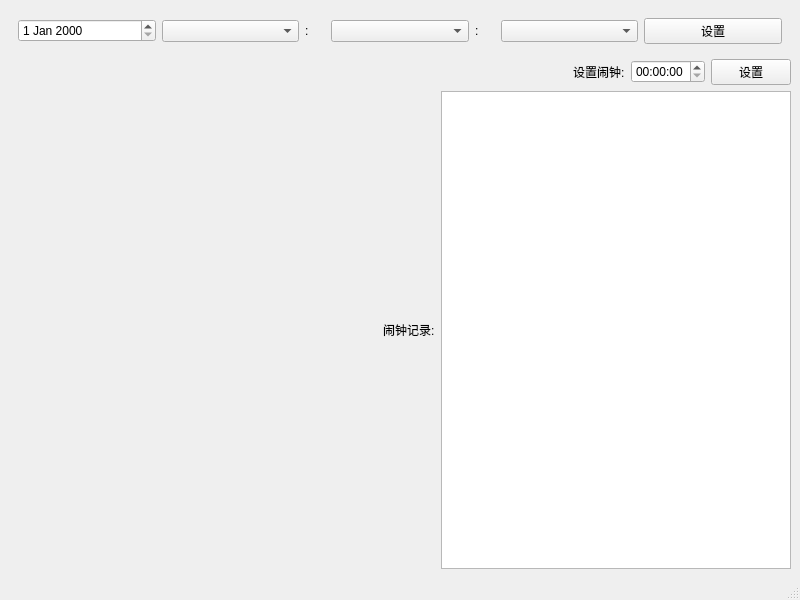
<?xml version="1.0" encoding="UTF-8"?>
<ui version="4.0">
 <class>MainWindow</class>
 <widget class="QMainWindow" name="MainWindow">
  <property name="geometry">
   <rect>
    <x>0</x>
    <y>0</y>
    <width>800</width>
    <height>600</height>
   </rect>
  </property>
  <property name="minimumSize">
   <size>
    <width>0</width>
    <height>0</height>
   </size>
  </property>
  <property name="windowTitle">
   <string>MainWindow</string>
  </property>
  <widget class="QWidget" name="centralwidget">
   <layout class="QVBoxLayout" name="verticalLayout">
    <item>
     <widget class="QWidget" name="widget" native="true">
      <layout class="QHBoxLayout" name="horizontalLayout">
       <item>
        <widget class="QDateEdit" name="dateEdit"/>
       </item>
       <item>
        <widget class="QComboBox" name="comboBox"/>
       </item>
       <item>
        <widget class="QLabel" name="label">
         <property name="maximumSize">
          <size>
           <width>20</width>
           <height>16777215</height>
          </size>
         </property>
         <property name="text">
          <string>:</string>
         </property>
        </widget>
       </item>
       <item>
        <widget class="QComboBox" name="comboBox_2"/>
       </item>
       <item>
        <widget class="QLabel" name="label_2">
         <property name="maximumSize">
          <size>
           <width>20</width>
           <height>16777215</height>
          </size>
         </property>
         <property name="text">
          <string>:</string>
         </property>
        </widget>
       </item>
       <item>
        <widget class="QComboBox" name="comboBox_3"/>
       </item>
       <item>
        <widget class="QPushButton" name="pushButton">
         <property name="text">
          <string>设置</string>
         </property>
        </widget>
       </item>
      </layout>
     </widget>
    </item>
    <item>
     <layout class="QHBoxLayout" name="horizontalLayout_2">
      <item>
       <spacer name="horizontalSpacer">
        <property name="orientation">
         <enum>Qt::Horizontal</enum>
        </property>
        <property name="sizeHint" stdset="0">
         <size>
          <width>40</width>
          <height>20</height>
         </size>
        </property>
       </spacer>
      </item>
      <item>
       <widget class="QLabel" name="label_3">
        <property name="text">
         <string>设置闹钟:</string>
        </property>
       </widget>
      </item>
      <item>
       <widget class="QTimeEdit" name="timeEdit"/>
      </item>
      <item>
       <widget class="QPushButton" name="pushButton_2">
        <property name="text">
         <string>设置</string>
        </property>
       </widget>
      </item>
     </layout>
    </item>
    <item>
     <layout class="QHBoxLayout" name="horizontalLayout_3">
      <item>
       <widget class="QWidget" name="widget_2" native="true">
        <property name="minimumSize">
         <size>
          <width>0</width>
          <height>0</height>
         </size>
        </property>
        <layout class="QHBoxLayout" name="horizontalLayout_4">
         <item>
          <layout class="QVBoxLayout" name="verticalLayout_3"/>
         </item>
        </layout>
       </widget>
      </item>
      <item>
       <spacer name="horizontalSpacer_2">
        <property name="orientation">
         <enum>Qt::Horizontal</enum>
        </property>
        <property name="sizeHint" stdset="0">
         <size>
          <width>40</width>
          <height>20</height>
         </size>
        </property>
       </spacer>
      </item>
      <item>
       <widget class="QLabel" name="label_4">
        <property name="text">
         <string>闹钟记录:</string>
        </property>
       </widget>
      </item>
      <item>
       <widget class="QListView" name="listView"/>
      </item>
     </layout>
    </item>
   </layout>
  </widget>
  <widget class="QMenuBar" name="menubar">
   <property name="geometry">
    <rect>
     <x>0</x>
     <y>0</y>
     <width>800</width>
     <height>28</height>
    </rect>
   </property>
  </widget>
  <widget class="QStatusBar" name="statusbar"/>
 </widget>
 <resources/>
 <connections/>
</ui>
